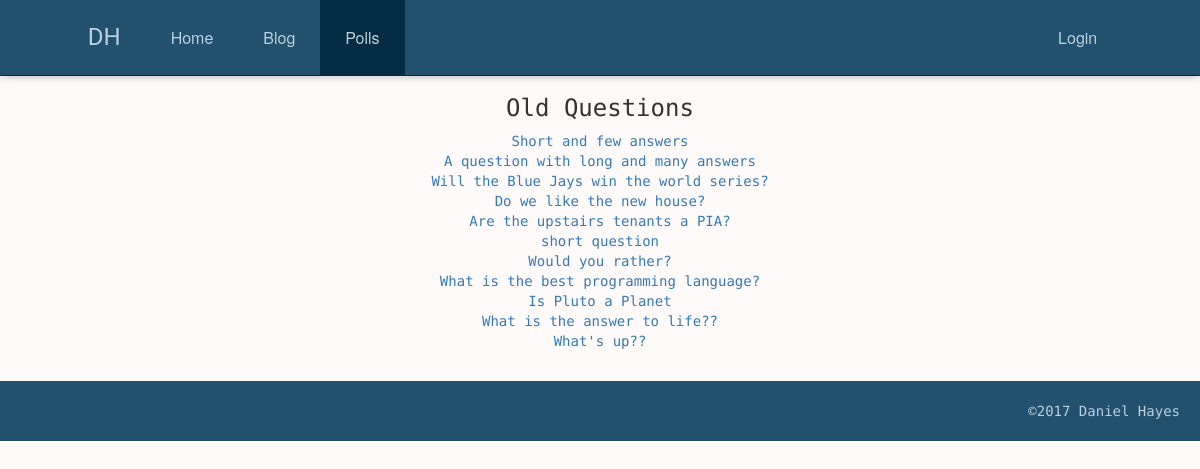
Before: /polls/ with the older database file.
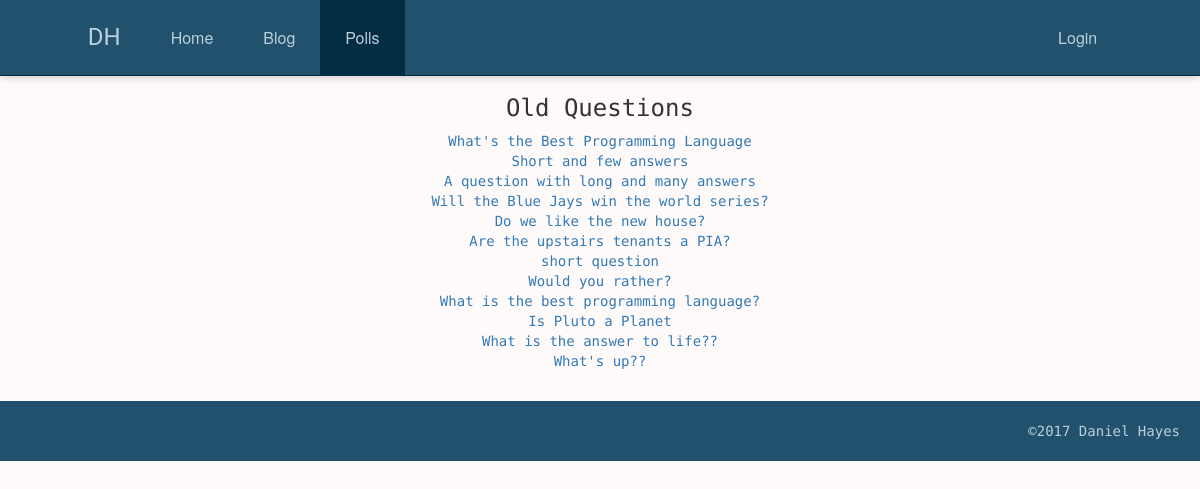
After: the same page with the newer database file.
### polls/models.py (models this page shows, shortened)
class Question(models.Model):
    class Meta:
        ordering = ['-pub_date']
    question_text = models.CharField(max_length=200)
    pub_date = models.DateTimeField('date published', default=timezone.now)
    expiry_date = models.DateTimeField(default=timezone.now() + datetime.timedelta(days=1))
    def was_published_recently(self):
        now = timezone.now()
        return now - datetime.timedelta(days=1) <= self.pub_date <= now
    was_published_recently.admin_order_field = 'pub_date'
    was_published_recently.boolean = True
    was_published_recently.short_description = 'recent?'

### polls/views.py (the view)
class IndexView(generic.ListView):
    template_name = 'polls/index.html'
    context_object_name = 'question_list'
    def get_queryset(self):
        return Question.objects.filter(pub_date__lte=timezone.now())
    def get_context_data(self, **kwargs):
        context = super(IndexView, self).get_context_data(**kwargs)
        context['active_questions'] = Question.objects.filter(expiry_date__gt=timezone.now())
        context['old_questions'] = Question.objects.filter(expiry_date__lte=timezone.now())
        return context

### polls/templates/polls/index.html (shortened to what this page needs)
{% extends 'home/base.html' %}
{% block polls_active %}
  active
{% endblock %}
{% block content %}
  {% if old_questions %}
    <h3>Old Questions</h3>
    <ul class="no-style">
    {% for question in old_questions %}
      <li><a href="{% url 'polls:detail' question.id %}">{{ question.question_text }}</a></li>
    {% endfor %}
    </ul>
  {% endif %}
{% endblock content %}

### home/templates/home/base.html (shortened to what this page needs)
<!DOCTYPE html>
{% load static %}
<html lang="en">
<head>
    <link rel="stylesheet" href="https://maxcdn.bootstrapcdn.com/bootstrap/3.3.7/css/bootstrap.min.css">
    <link rel="stylesheet" type="text/css" href="{% static 'polls/style.css' %}"/>
</head>
<body>
<nav class="navbar navbar-default navbar-fixed-top">
    <div class="container-fluid">
        <div class="navbar-header">
            <a class="navbar-brand" href="{% url 'home:home' %}">{% block nav-brand %}DH{% endblock %}</a>
        </div>
        <div class="collapse navbar-collapse" id="MyNavbar">
            <ul class="nav navbar-nav">
                <li class="{% block home_active %}{% endblock %}">
                    <a href="{% url 'home:home' %}">Home</a>
                </li>
                <li class="{% block blog_active %}{% endblock %}">
                    <a href="{% url 'blog:index' %}">Blog</a>
                </li>
                <li class="{% block polls_active %}{% endblock %}">
                    <a href="{% url 'polls:index' %}">Polls</a>
                </li>
            </ul>
            <ul class="nav navbar-nav navbar-right">
                {% if request.user.is_authenticated %}
                <li class="navbar-text">
                    Hello {{ request.user.username|title }}.
                </li>
                <li class="padding-left-0">
                    <a href="{% url 'logout' %}">Logout?</a>
                </li>
                {% else %}
                <li>
                    <a href="{% url 'login' %}">Login</a>
                </li>
                {% endif %}
            </ul>
        </div>
    </div>
</nav>
<div class="container-fluid content text-center">
    {% block content %}{% endblock content %}
    {% block footer %}
        <footer class="footer">&copy;2017 Daniel Hayes</footer>
    {% endblock footer %}
</div>
</body>
</html>

### polls/static/polls/style.css (style rules this page uses)
.container-fluid.content { padding: 75px 0px 0px; background-color: snow; min-height: 100vh; font-family: 'Share Tech Mono', monospace; }
ul.no-style { list-style: none; padding-left: 0px; }
.navbar-brand, .navbar-nav li a { line-height: 75px; height: 75px; padding-top: 0; padding-left: 25px; padding-right: 25px; }
.navbar-right { margin-right: 7.5%; }
.navbar-header { padding-left: 7.5%; }
.navbar-brand { font-size: 24px; padding-left: 0px; font-family: 'Coda'; }
.navbar-nav li a { font-size: 16px; }
.navbar-right li a { padding-right: 7.5%; }
.footer { padding: 20px 20px; margin: 20px 0 0 0; background-color: #22516d; color: #bbcfdc; text-align: right; margin-top: 30px; }
.navbar-default { background-color: #22516d; border-color: #042c43; box-shadow: 0 2px 4px -1px rgba(0,0,0,0.06), 0 4px 5px 0 rgba(0,0,0,0.06), 0 1px 10px 0 rgba(0,0,0,0.08); }
.navbar-default .navbar-brand { color: #bbcfdc; }
.navbar-default .navbar-nav > li > a { color: #bbcfdc; }
.navbar-default .navbar-nav > .active > a, .navbar-default .navbar-nav > .active > a:hover, .navbar-default .navbar-nav > .active > a:focus { color: #bbcfdc; background-color: #042c43; }
.navbar-default .navbar-collapse, .navbar-default .navbar-form { border-color: #bbcfdc; }

Changed rows visible on the page:
added Question: question_text "What's the Best Programming Language"
